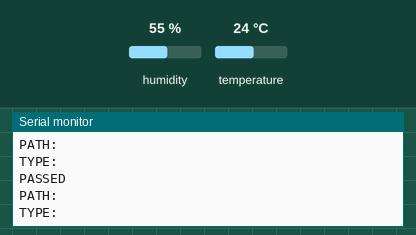
This sketch was run on a simulated ESP32. Parts: the last lines printed to the serial monitor. Inputs (shaded band) come from the test bench; at power-on: humidity 55 %, temperature 24 °C. WiFi joins after 1.5 s; servers stay silent unless stated; a WiFi scan finds three made-up networks.

Above: at 4.7 s.
4.8 s: humidity set to 22 %
At 10.4 s:
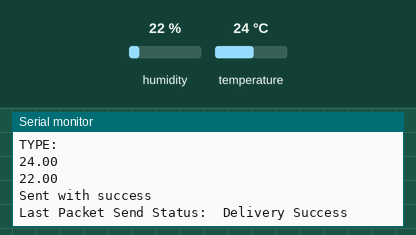
17.1 s: temperature set to 12 °C
At 24.9 s:
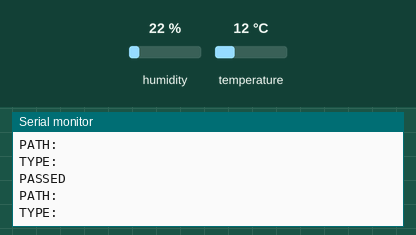
29.4 s: humidity set to 40 %
At 30.4 s:
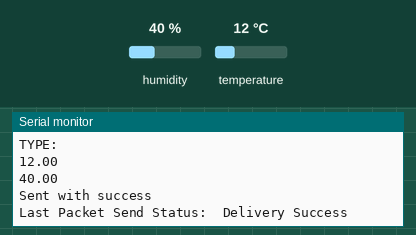
Timing chart, 0 to 32.4 s (numbered marks = the images above; inputs shaded):
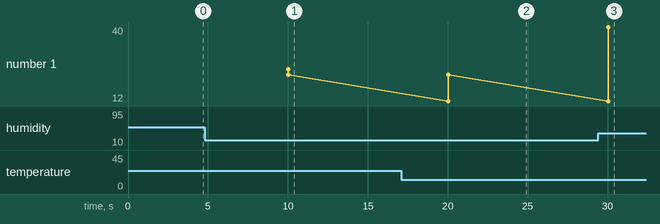

Measured:
- after the input at 4.8 s, the serial monitor: prints a new line after 5.2 s (image 1)
- after the input at 17.1 s, the serial monitor: prints a new line after 2.9 s (image 2)
- after the input at 29.4 s, the serial monitor: prints a new line after 0.62 s (image 3)
- plotted number 1: 22 → 40 after the input at 29.4 s

The sketch:

Sender_2.ino
```cpp
#include <esp_now.h>
#include <esp_wifi.h>
#include <WiFi.h>
#include <Adafruit_Sensor.h>
#include <DHT.h>

#include <Firebase_ESP_Client.h>

//Provide the token generation process info.
#include "addons/TokenHelper.h"

#include "addons/RTDBHelper.h"

#define BOARD_ID 2
#define DHTPIN 4
#define DHTTYPE    DHT11     // DHT 11

#define WIFI_SSID_1 "*******"
#define WIFI_PASSWORD "********"
#define API_KEY "*************"


#define DATABASE_URL "https://sampleurl.firebasedatabase.app/"
FirebaseData fbdo;

FirebaseAuth auth;
FirebaseConfig config;

unsigned long sendDataPrevMillis = 0;
//int count = 0;
bool signupOK = false;

float temperature = 0.0;
float humidity = 0.0;

DHT dht(DHTPIN, DHTTYPE);

//MAC Address of the receiver
uint8_t broadcastAddress[] = {0xEC, 0x62, 0x60, 0x9B, 0x3C, 0x74};

//Structure example to send data
//Must match the receiver structure
typedef struct struct_message {
    int id;
    float temp;
    float hum;
    int readingId;
} struct_message;

//Create a struct_message called myData
struct_message myData;

unsigned long previousMillis = 0;   // Stores last time temperature was published
const long interval = 10000;        // Interval at which to publish sensor readings

unsigned int readingId = 0;

// Insert your SSID
constexpr char WIFI_SSID[] = "HOMEAIR";

int32_t getWiFiChannel(const char *ssid) {
  if (int32_t n = WiFi.scanNetworks()) {
      for (uint8_t i=0; i<n; i++) {
          if (!strcmp(ssid, WiFi.SSID(i).c_str())) {
              return WiFi.channel(i);
          }
      }
  }
  return 0;
}

float readDHTTemperature() {
  // Sensor readings may also be up to 2 seconds 'old' (its a very slow sensor)
  // Read temperature as Celsius (the default)
  float t = dht.readTemperature();
  // Read temperature as Fahrenheit (isFahrenheit = true)
  //float t = dht.readTemperature(true);
  // Check if any reads failed and exit early (to try again).
  if (isnan(t)) {
    Serial.println("Failed to read from DHT sensor!");
    return 0;
  }
  else {
    Serial.println(t);
    return t;
  }
}

float readDHTHumidity() {
  // Sensor readings may also be up to 2 seconds 'old' (its a very slow sensor)
  float h = dht.readHumidity();
  if (isnan(h)) {
    Serial.println("Failed to read from DHT sensor!");
    return 0;
  }
  else {
    Serial.println(h);
    return h;
  }
}

// callback when data is sent
void OnDataSent(const uint8_t *mac_addr, esp_now_send_status_t status) {
  Serial.print("\r\nLast Packet Send Status:\t");
  Serial.println(status == ESP_NOW_SEND_SUCCESS ? "Delivery Success" : "Delivery Fail");
}

esp_now_peer_info_t peerInfo;
void setup() {
  //Init Serial Monitor
  Serial.begin(115200);

  dht.begin();
  WiFi.begin(WIFI_SSID_1, WIFI_PASSWORD);
  Serial.print("Connecting to Wi-Fi");
  while (WiFi.status() != WL_CONNECTED){
    Serial.print(".");
    delay(300);
  }
  Serial.println();
  Serial.print("Connected with IP: ");
  Serial.println(WiFi.localIP());
  Serial.println();

  // Set device as a Wi-Fi Station and set channel
  WiFi.mode(WIFI_AP_STA);

  int32_t channel = getWiFiChannel(WIFI_SSID);

  WiFi.printDiag(Serial); // Uncomment to verify channel number before
  esp_wifi_set_promiscuous(true);
  esp_wifi_set_channel(channel, WIFI_SECOND_CHAN_NONE);
  esp_wifi_set_promiscuous(false);
  WiFi.printDiag(Serial); // Uncomment to verify channel change after

  //Init ESP-NOW
  if (esp_now_init() != ESP_OK) {
    Serial.println("Error initializing ESP-NOW");
    return;
  }

  // Once ESPNow is successfully Init, we will register for Send CB to
  // get the status of Trasnmitted packet
  esp_now_register_send_cb(OnDataSent);

  //Register peer
  //esp_now_peer_info_t peerInfo;
  memcpy(peerInfo.peer_addr, broadcastAddress, 6);
  peerInfo.encrypt = false;

  //Add peer
  if (esp_now_add_peer(&peerInfo) != ESP_OK){
    Serial.println("Failed to add peer");
    return;
  }

  config.api_key = API_KEY;

  /* Assign the RTDB URL (required) */
  config.database_url = DATABASE_URL;

  /* Sign up */
  if (Firebase.signUp(&config, &auth, "", "")){
    Serial.println("ok");
    signupOK = true;
  }
  else{
    Serial.printf("%s\n", config.signer.signupError.message.c_str());
  }

  /* Assign the callback function for the long running token generation task */
  config.token_status_callback = tokenStatusCallback; //see addons/TokenHelper.h

  Firebase.begin(&config, &auth);
  Firebase.reconnectWiFi(true);
}

void loop() {
  unsigned long currentMillis = millis();
  if (currentMillis - previousMillis >= interval) {
    // Save the last time a new reading was published
    previousMillis = currentMillis;
    //Set values to send
    myData.id = BOARD_ID;
    myData.temp = readDHTTemperature();
    myData.hum = readDHTHumidity();
    myData.readingId = readingId++;
    temperature = myData.temp;
    humidity = myData.hum;

    //Send message via ESP-NOW
    esp_err_t result = esp_now_send(broadcastAddress, (uint8_t *) &myData, sizeof(myData));
    if (result == ESP_OK) {
      Serial.println("Sent with success");
    }
    else {
      Serial.println("Error sending the data");
    }
  }

  if (Firebase.ready() && signupOK && (millis() - sendDataPrevMillis > 10000 || sendDataPrevMillis == 0)){
    sendDataPrevMillis = millis();
    // Write an Int number on the database path test/int
    if (Firebase.RTDB.setFloat(&fbdo, "board2/temp", temperature)){
      Serial.println("PASSED");
      Serial.println("PATH: " + fbdo.dataPath());
      Serial.println("TYPE: " + fbdo.dataType());
    }
    else {
      Serial.println("FAILED");
      Serial.println("REASON: " + fbdo.errorReason());
    }

    // Write an Float number on the database path test/float
    if (Firebase.RTDB.setFloat(&fbdo, "board2/hum", humidity)){
      Serial.println("PASSED");
      Serial.println("PATH: " + fbdo.dataPath());
      Serial.println("TYPE: " + fbdo.dataType());
    }
    else {
      Serial.println("FAILED");
      Serial.println("REASON: " + fbdo.errorReason());
    }
  }
}
```
